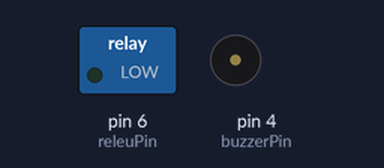
The sketch below on a simulated Arduino Uno, built with avr-gcc and run on an emulated ATmega328P. Shown: switched loads named in the sketch (green lamp = pin HIGH), buzzer (waves = sounding). Pins used as bus, display or sensor lines are not drawn.

Above: at 2.5 s.
At 7.51 s:
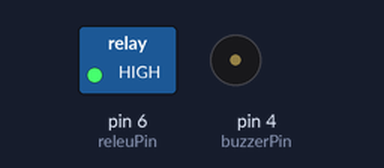
At 14.7 s:
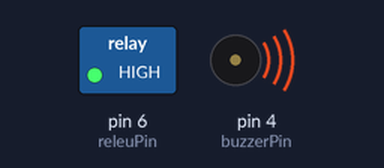
At 34.3 s:
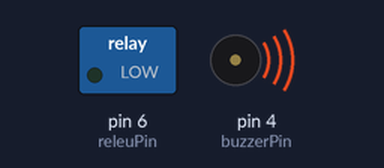
Timing chart, 0 to 35.7 s (numbered marks = the images above):
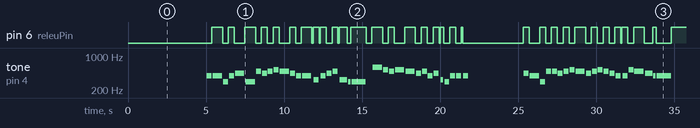

Measured:
- by itself, pin 6 (releuPin): moves between LOW and HIGH, repeating every 31.1 s
- by itself, tone on pin 4 (buzzerPin): plays 391 Hz for 0.32 s, 391 Hz for 0.60 s, 294 Hz for 0.32 s, 391 Hz for 0.32 s, 439 Hz for 0.60 s, 294 Hz for 0.60 s … (226 notes in this stretch)

The sketch:

christmas_lights.ino
```cpp
#include <IRremote.h>

const int receiver = 5;
IRrecv irrecv(receiver);
decode_results results;

const byte releuPin = 6;
const byte releuPin1 = 5;
volatile byte stat = 1;
byte ok=0;
volatile int intarziere = 0;
volatile int ceva = 0;
const int buzzerPin = 4;


volatile byte mod = 0; // 0 - stop, 1 - play, 2 - pauza

const byte length = 64;

const char * notes = { "ggdgadbabCbaggsesgabsedd DCbCbabgasedggsgagdbbabCbabCbagsgCbagg " };

const byte beats[] = {2,4,2,2,4,4,2,2,2,2,4,2,2,4,2,2,2,2,2,2,4,3,1,6,2,4,2,2,4,4,2,2,2,2,3,1,2,2,2,2,2,2,4,2,2,2,2,2,2,4,2,2,2,2,2,2,4,2,2,4,3,1,6,8};

const int tempo = 150;

void playNote(char note, int duration)
{
  char names[] = { 'c', 'd', 'e', 'f', 'g', 'a', 'b', 'C', 'D', 'E', 'F', 'G', 'A', 'B' };
  int tones[] = { 1915, 1700, 1519, 1432, 1275, 1136, 1014, 956, 851, 758, 716, 636, 568, 506 };

  for (int i = 0; i < 12; i++)
  {
    if (names[i] == note) playTone(tones[i], duration);
  }
}


void playTone(int tone, int duration) {
  for (long i = 0; i < duration * 1000L; i += tone * 2) {
    digitalWrite(buzzerPin, HIGH);
    delayMicroseconds(tone);
    digitalWrite(buzzerPin, LOW);
    delayMicroseconds(tone);
  }
}


void setup()

{
  irrecv.enableIRIn();
  pinMode(releuPin, OUTPUT);
  pinMode(releuPin1, OUTPUT);
  pinMode(buzzerPin, OUTPUT);
//  Serial.begin(9600);
}

void loop() {
if(ceva==0) {delay(5000);
ceva = 1;}


    for (int n = 0; n < length; n++)
    {


    if ( ok==0)
    {
      digitalWrite(releuPin,LOW);
      digitalWrite(releuPin1,HIGH);

       ok=1;
      // delay(200);
     }
     else
       {
         ok=0;
       digitalWrite(releuPin,HIGH);
       digitalWrite(releuPin1,LOW);
         //delay(200);
       }

      if (notes[n] == ' ') delay(beats[n] * tempo);
      else playNote(notes[n], beats[n] * tempo);
      delay(tempo / 2);
    if (results.value==0x807FA05F) mod=!mod;

    if (n==length-24) {delay(3500);
    intarziere=1;}

    }


  if (irrecv.decode(&results))
  {

    if(results.value==0xFF30CF) {stat=!stat;

    }
    else playTone(2000,500);
   if (results.value==0x807FA05F) mod=!mod;

    irrecv.resume();
  }

}
```
